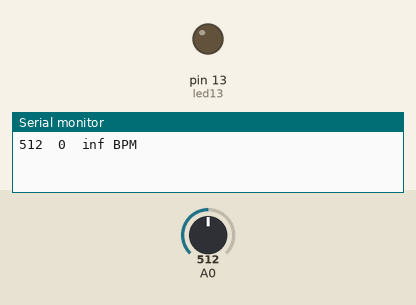
Bench run of a sketch on a simulated Arduino Uno, built with avr-gcc and run on an emulated ATmega328P. Parts: output pins drawn as LEDs (lit = HIGH), the last lines printed to the serial monitor. The inputs (shaded band) are chosen by the test bench; at power-on: A0 = 512.

Above: at 1.2 s.
1.3 s: A0 set to 531
At 1.6 s:
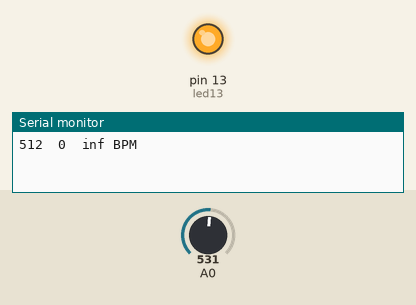
2.8 s: A0 set to 499
4.3 s: A0 set to 480
At 5.2 s:
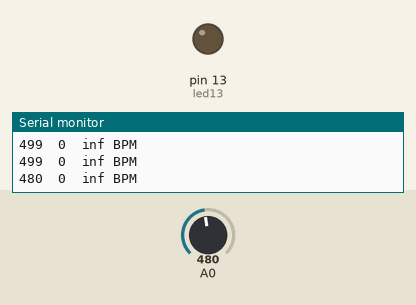
Timing chart, 0 to 7.3 s (numbered marks = the images above; inputs shaded):
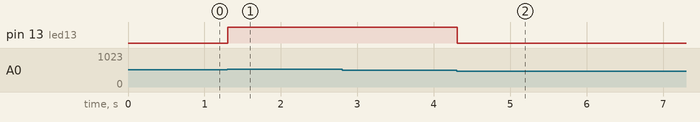

Measured:
- the behaviour switches between 518 and 519 on A0 (found by bisection; images 0 and 1)
- the behaviour switches between 490 and 489 on A0 (found by bisection; images 1 and 2)
- after the input at 1.3 s, pin 13 (led13): LOW → HIGH at once
- after the input at 4.3 s, pin 13 (led13): HIGH → LOW at once

The sketch:

pulse_sensor_with_display.ino
```cpp
int UpperThreshold = 518;
int LowerThreshold = 490;
int reading = 0;
float BPM = 0.0;
bool IgnoreReading = false;
bool FirstPulseDetected = false;
unsigned long FirstPulseTime = 0;
unsigned long SecondPulseTime = 0;
unsigned long PulseInterval = 0;
const unsigned long delayTime = 10;
const unsigned long delayTime2 = 1000;
const unsigned long baudRate = 9600;
unsigned long previousMillis = 0;
unsigned long previousMillis2 = 0;
int led13 = 13;

void setup(){
  Serial.begin(baudRate);
  pinMode(led13, OUTPUT);
  digitalWrite(led13, LOW);
}

void loop(){

  // Get current time
  unsigned long currentMillis = millis();

  // First event
  if(myTimer1(delayTime, currentMillis) == 1){

    reading = analogRead(0);

    // Heart beat leading edge detected.
    if(reading > UpperThreshold && IgnoreReading == false){
      if(FirstPulseDetected == false){
        FirstPulseTime = millis();
        FirstPulseDetected = true;
      }
      else{
        SecondPulseTime = millis();
        PulseInterval = SecondPulseTime - FirstPulseTime;
        FirstPulseTime = SecondPulseTime;
      }
      IgnoreReading = true;
      digitalWrite(led13, HIGH);
    }

    // Heart beat trailing edge detected.
    if(reading < LowerThreshold && IgnoreReading == true){
      IgnoreReading = false;
      digitalWrite(led13, LOW);
    }

    // Calculatehtt Beats Per Minute.
    BPM = (1.0/PulseInterval) * 60.0 * 1000;
  }

  // Second event
  if(myTimer2(delayTime2, currentMillis) == 1){
    Serial.print(reading);
    Serial.print("\t");
    Serial.print(PulseInterval);
    Serial.print("\t");
    Serial.print(BPM);
    Serial.println(" BPM");
    Serial.flush();
  }
}

// First event timer
int myTimer1(long delayTime, long currentMillis){
  if(currentMillis - previousMillis >= delayTime){previousMillis = currentMillis;return 1;}
  else{return 0;}
}

// Second event timer
int myTimer2(long delayTime2, long currentMillis){
  if(currentMillis - previousMillis2 >= delayTime2){previousMillis2 = currentMillis;return 1;}
  else{return 0;}
}
```
